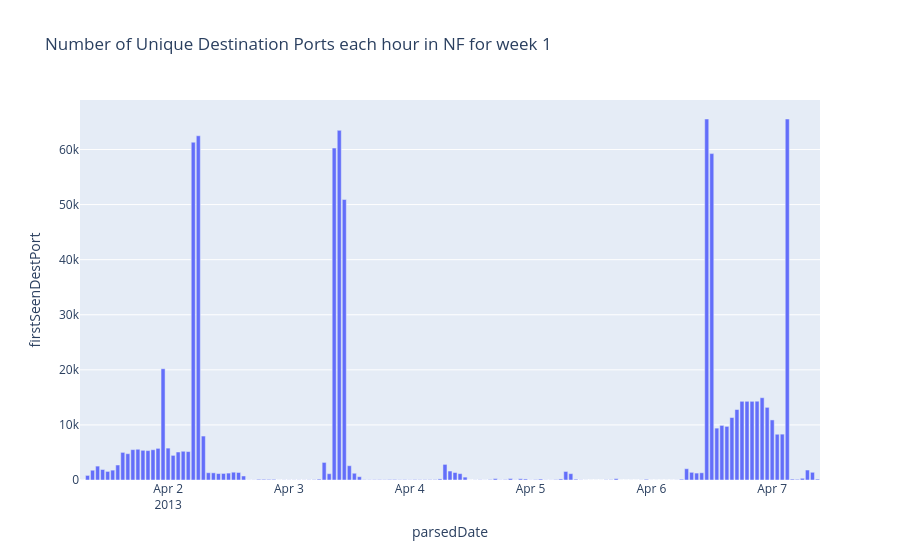

The notebook cell saved with this chart:
### Markdown cell above
We can see there is also a sudden increase in the number of destination IPs on April 2, 2013 from 5 AM to 6 AM, and on April 3, 2013 from 9 to 10 AM, showing potential DDoS attacks.

### Code cell
# Filter to look only at source IP starting with 10, since that is the outside world IP prefix
# And destination IP starting with 172, since that is the firm's IP prefix
week1_inbound = week1_nf[(week1_nf['firstSeenSrcIp'].str.startswith('10')) & (week1_nf['firstSeenDestIp'].str.startswith('172'))]

# Check for port scanning by looking at the frequency of unique destination ports each hour in week 1
week1_dest_port_freq = week1_nf.groupby([pd.Grouper(key='parsedDate', freq='H')])['firstSeenDestPort'].nunique()

# Graph the data in week1_dest_port_freq
fig = px.bar(week1_dest_port_freq, x=week1_dest_port_freq.index, y='firstSeenDestPort', title='Number of Unique Destination Ports each hour in NF for week 1')
fig.show()

### Figure 1 — Plotly figure (JSON) as saved in the notebook; plotly's stock layout.template omitted (floating-point values rounded to 4 significant figures; data arrays with more than 128 entries replaced by an {"elided": "..."} marker saying what was removed)
{"data": [{"alignmentgroup": "True", "hovertemplate": "parsedDate=%{x}<br>firstSeenDestPort=%{y}<extra></extra>", "legendgroup": "", "marker": {"color": "#636efa", "pattern": {"shape": ""}}, "name": "", "offsetgroup": "", "orientation": "v", "showlegend": false, "textposition": "auto", "type": "bar", "x": {"elided": "147 str values"}, "xaxis": "x", "y": {"elided": "147 int values"}, "yaxis": "y"}], "layout": {"barmode": "relative", "legend": {"tracegroupgap": 0}, "title": {"text": "Number of Unique Destination Ports each hour in NF for week 1"}, "xaxis": {"anchor": "y", "domain": [0, 1], "title": {"text": "parsedDate"}}, "yaxis": {"anchor": "x", "domain": [0, 1], "title": {"text": "firstSeenDestPort"}}}}
